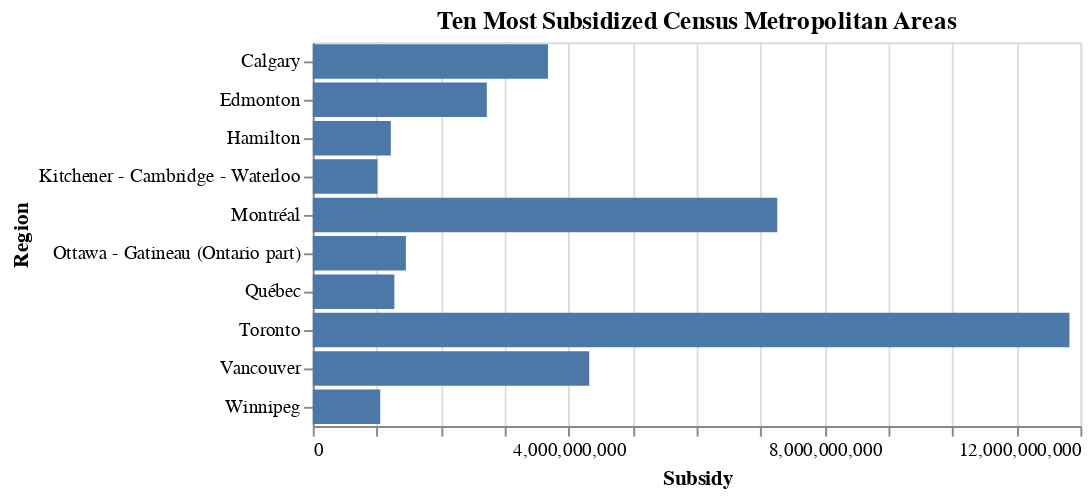

The notebook cell saved with this chart:
### Markdown cell above
Toronto, Montreal, Vancouver, and Calgary have recieved the most subsidies.

### Code cell
# Top ten cities
alt.Chart(temp4.head(10), title = "Ten Most Subsidized Census Metropolitan Areas").mark_bar().encode(
    y = "Region",
    x = "Subsidy"
)

### Figure 1 — Vega-Lite specification as saved in the notebook (floating-point values rounded to 4 significant figures)
{"config": {"view": {"continuousWidth": 400, "continuousHeight": 300}}, "data": {"name": "data-b6b75c169e8c37b10dc6293f34a1d521"}, "mark": "bar", "encoding": {"x": {"type": "quantitative", "field": "Subsidy"}, "y": {"type": "nominal", "field": "Region"}}, "title": "Ten Most Subsidized Census Metropolitan Areas", "$schema": "https://vega.github.io/schema/vega-lite/v4.8.1.json", "datasets": {"data-b6b75c169e8c37b10dc6293f34a1d521": [{"Region": "Toronto", "BusinessLocations": 430400.0, "Subsidy": 11830000000.0, "SupportedEmployees": 6317000.0, "RehiredEmployees": 45390.0}, {"Region": "Montréal", "BusinessLocations": 265700.0, "Subsidy": 7261000000.0, "SupportedEmployees": 3949000.0, "RehiredEmployees": 28740.0}, {"Region": "Vancouver", "BusinessLocations": 200000.0, "Subsidy": 4321000000.0, "SupportedEmployees": 2389000.0, "RehiredEmployees": 22000.0}, {"Region": "Calgary", "BusinessLocations": 117900.0, "Subsidy": 3676000000.0, "SupportedEmployees": 1787000.0, "RehiredEmployees": 11410.0}, {"Region": "Edmonton", "BusinessLocations": 106800.0, "Subsidy": 2720000000.0, "SupportedEmployees": 1426000.0, "RehiredEmployees": 9960.0}, {"Region": "Ottawa - Gatineau (Ontario part)", "BusinessLocations": 63660.0, "Subsidy": 1455000000.0, "SupportedEmployees": 817900.0, "RehiredEmployees": 6775.0}, {"Region": "Québec", "BusinessLocations": 52960.0, "Subsidy": 1275000000.0, "SupportedEmployees": 750400.0, "RehiredEmployees": 5260.0}, {"Region": "Hamilton", "BusinessLocations": 46480.0, "Subsidy": 1220000000.0, "SupportedEmployees": 670600.0, "RehiredEmployees": 4405.0}, {"Region": "Winnipeg", "BusinessLocations": 44190.0, "Subsidy": 1054000000.0, "SupportedEmployees": 627100.0, "RehiredEmployees": 4290.0}, {"Region": "Kitchener - Cambridge - Waterloo", "BusinessLocations": 33900.0, "Subsidy": 1011000000.0, "SupportedEmployees": 530100.0, "RehiredEmployees": 2985.0}]}}
